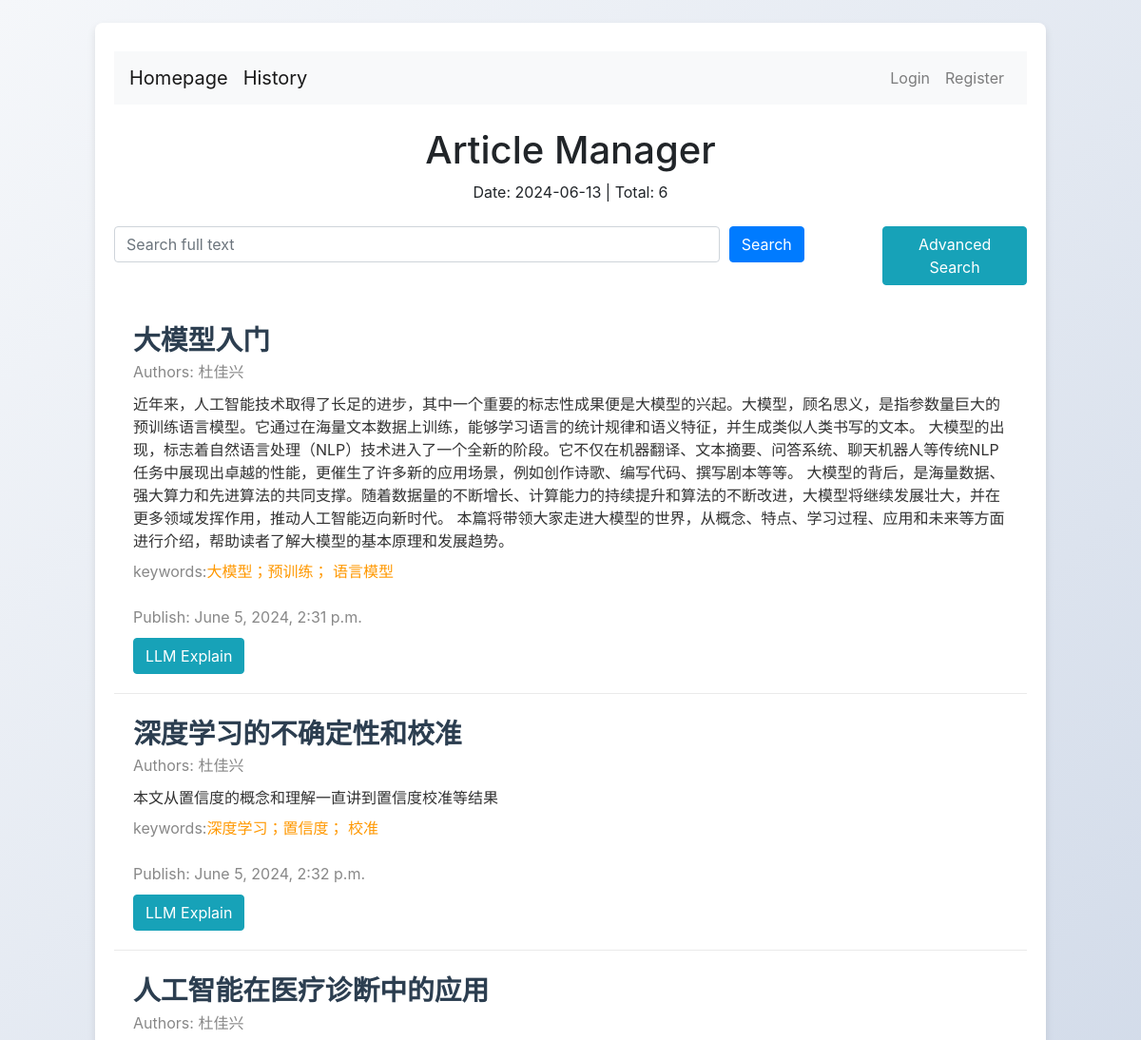
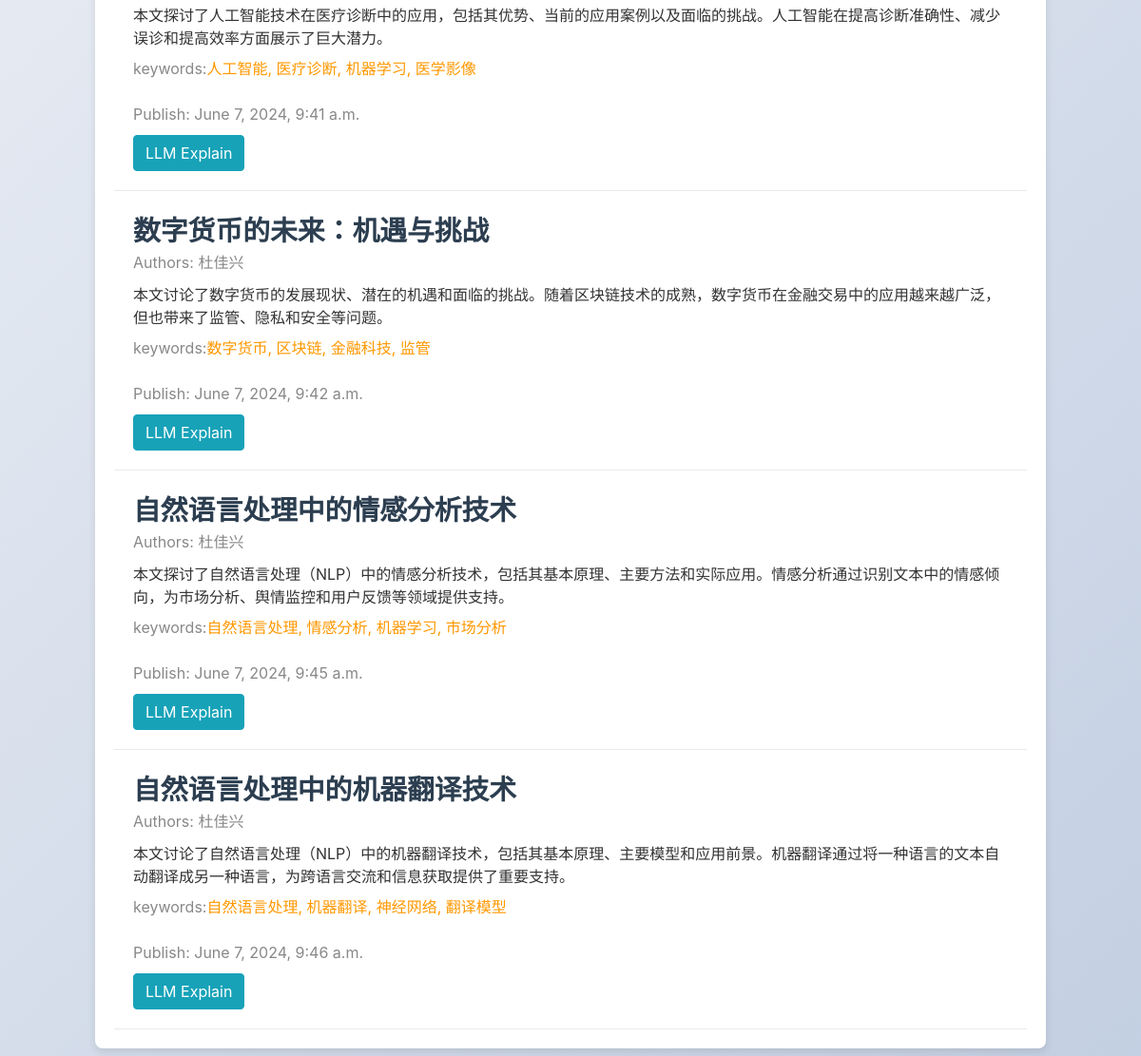
/search/, run on an earlier commit of the app's database (2 pictures, top to bottom).
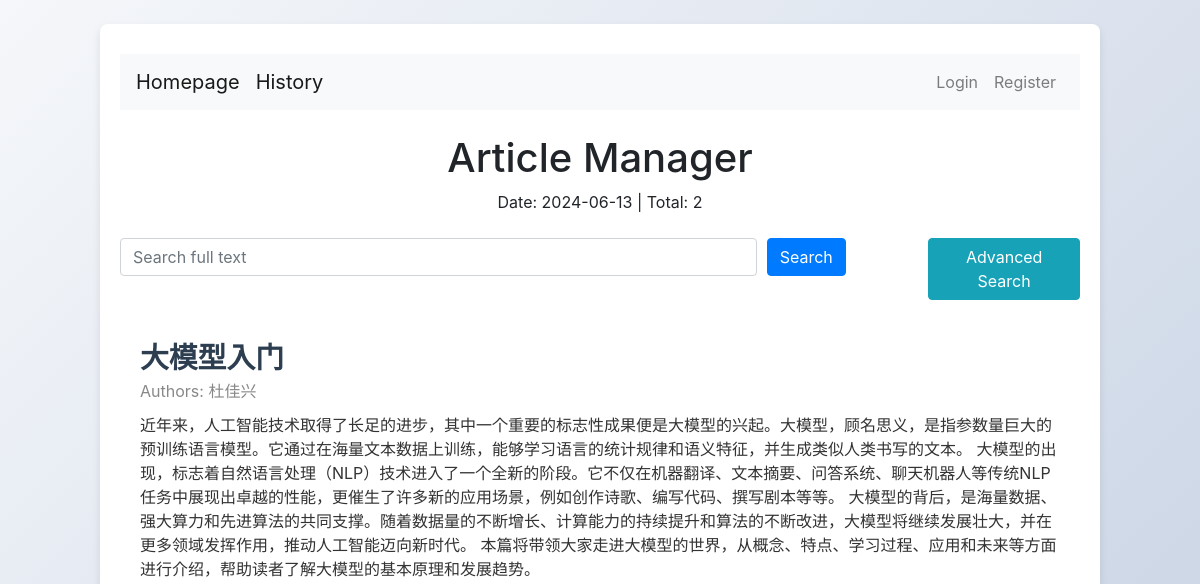
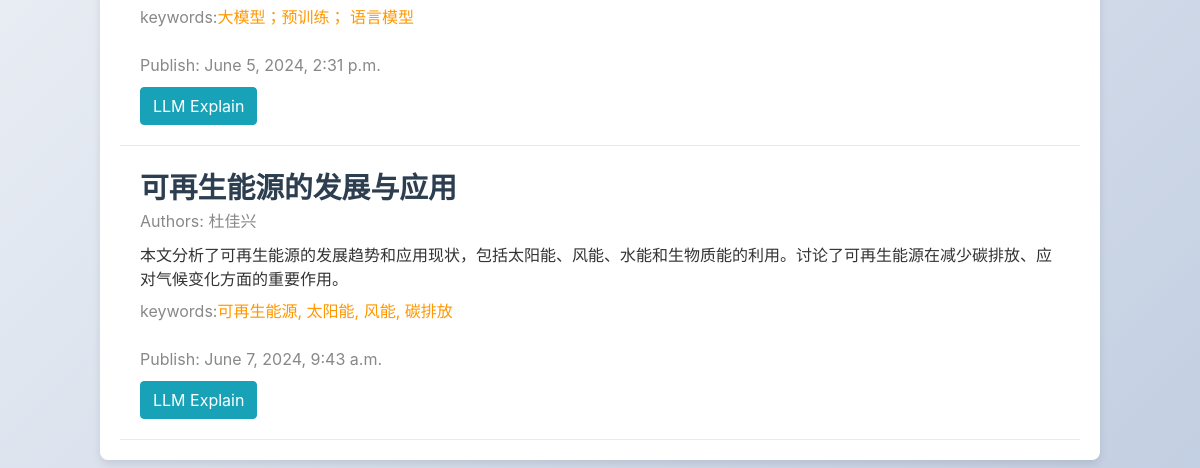
And on a later commit of the database (2 pictures, top to bottom).
### app01/models.py (models this page shows)
class Article(models.Model):
    title = models.CharField(max_length=200)
    author = models.CharField(max_length=200)
    summary = models.TextField()
    keywords = models.CharField(max_length=200)
    publish_time = models.DateTimeField(auto_now_add=True)  # 自动设置为添加时的时间
    content = models.TextField()
    category =  models.ForeignKey(Category, on_delete=models.CASCADE)
    is_shared = models.BooleanField(default=False)  # 新增字段，默认值为 False（非共享状态）
    def __str__(self):
        return self.title

### app01/views.py (the view)
# urls.py: path('search/', views.search, name='search'),
def search(request):
    query = request.GET.get('q', '')
    keyword = request.GET.get('keyword', '')
    title = request.GET.get('title', '')
    category = request.GET.get('category', '')
    date = request.GET.get('date', '')
    current_date = datetime.date.today()
    current_date = current_date.strftime('%Y-%m-%d')
    q_objects = Q()
    if query:
        q_objects |= Q(content__icontains=query) | Q(title__icontains=query) | Q(category__name__icontains=query) \
                     | Q(author__icontains=query) | Q(keywords__icontains=query)
    if keyword:
        q_objects &= Q(content__icontains=keyword)
    if title:
        q_objects &= Q(title__icontains=title)
    if category:
        q_objects &= Q(category__name__icontains=category)
    if date:
        q_objects &= Q(publish_time__date=date)
    articles = Article.objects.filter(q_objects)
    total_articles = 0
    for article in articles:
        if article.is_shared or article.author == request.user.username:
            total_articles += 1
    context = {
        'articles': articles,
        'current_date': current_date,
        'total_articles': total_articles,
    }
    print(context)
    return render(request, 'home.html', context)

### app01/templates/home.html (shortened to what this page needs)
<!DOCTYPE html>
<html lang="en">
<head>
    <link href="https://maxcdn.bootstrapcdn.com/bootstrap/4.5.2/css/bootstrap.min.css" rel="stylesheet">
    <link href="/static/css/home.css?version=1.0.1" rel="stylesheet">
</head>
<body>
<div class="container mt-4">
    <div class="top-buttons">
        <nav class="navbar navbar-expand-lg navbar-light bg-light">
            <a class="navbar-brand" href="{% url 'home' %}">Homepage</a>
            <a href="#" class="navbar-brand">History</a>
            <div class="collapse navbar-collapse" id="navbarNav">
                <ul class="navbar-nav ml-auto">
                    {% if user.is_authenticated %}
                        <li class="nav-item">
                            <a class="nav-link" href="{% url 'personal' %}">Personal</a>
                        </li>
                        <li class="nav-item">
                            <a class="nav-link" href="{% url 'publish' %}">Publish</a>
                        </li>
                        <li class="nav-item">
                            <a class="nav-link" href="{% url 'logout' %}">Logout</a>
                        </li>
                    {% else %}
                        <li class="nav-item">
                            <a class="nav-link" href="{% url 'login' %}">Login</a>
                        </li>
                        <li class="nav-item">
                            <a class="nav-link" href="{% url 'register' %}">Register</a>
                        </li>
                    {% endif %}
                </ul>
            </div>
        </nav>
    </div>
    <div class="text-center my-4">
        <h1>Article Manager</h1>
        <p id="dateTotal">Date: {{ current_date }} | Total: {{ total_articles }}</p>
    </div>
    <form id="searchForm" method="GET" action="{% url 'search' %}">
        <div class="form-row">
            <div class="form-group col-md-8">
                <input type="text" class="form-control" name="q" placeholder="Search full text">
            </div>
            <div class="form-group col-md-2">
                <button type="submit" class="btn btn-primary">Search</button>
            </div>
            <div class="form-group col-md-2">
                <button class="btn btn-info" id="toggleAdvancedSearch" type="button">Advanced Search</button>
            </div>
        </div>
    </form>
    <div class="articles">
        {% for article in articles %}
            {% if article.is_shared or article.author == request.user.username %}
            <div class="article-card">
                <div class="article-title">
                    <a href="{% url 'article_detail' article.id %}">{{ article.title }}</a>
                </div>
                <div class="article-authors">
                    Authors: {{ article.author }}
                </div>
                <div class="article-summary">
                    {{ article.summary }}
                </div>
                <div class="keywords">
                    <p class="article-publish mt-2">keywords:</p>
                    <p class="article-keywords mt-2">{{ article.keywords }}</p>
                </div>
                <div class="article-publish mt-2">
                    Publish: {{ article.publish_time }}
                </div>
                <div class="btn-action">
                    <button class="btn btn-info llm-explain-btn" data-article-id="{{ article.id }}">LLM Explain</button>
                </div>
            </div>
            {% endif %}
        {% endfor %}
    </div>
</div>
</body>
</html>

What changed in the data, as far as the page shows it:
no longer on this page (row edited): Article: title "深度学习的不确定性和校准", author "杜佳兴", summary "本文从置信度的概念和理解一直讲到置信度校准等结果", keywords "深度学习；置信度； 校准", publish_time "June 5, 2024, 2:32 p.m."
no longer on this page (row edited): Article: title "人工智能在医疗诊断中的应用", author "杜佳兴", summary "本文探讨了人工智能技术在医疗诊断中的应用，包括其优势、当前的应用案例以及面临的挑战。人工智能在提高诊断准确性、减少误诊和提高效率方面展示了巨大潜力。", keywords "人工智能, 医疗诊断, 机器学习, 医学影像", publish_time "June 7, 2024, 9:41 a.m."
no longer on this page (row edited): Article: title "数字货币的未来：机遇与挑战", author "杜佳兴", summary "本文讨论了数字货币的发展现状、潜在的机遇和面临的挑战。随着区块链技术的成熟，数字货币在金融交易中的应用越来越广泛，但也带来了监管、隐私和安全等问题。", keywords "数字货币, 区块链, 金融科技, 监管", publish_time "June 7, 2024, 9:42 a.m."
no longer on this page (row edited): Article: title "自然语言处理中的情感分析技术", author "杜佳兴", summary "本文探讨了自然语言处理（NLP）中的情感分析技术，包括其基本原理、主要方法和实际应用。情感分析通过识别文本中的情感倾向，为市场分析、舆情监控和用户反馈等领域提供支持。", keywords "自然语言处理, 情感分析, 机器学习, 市场分析", publish_time "June 7, 2024, 9:45 a.m."
no longer on this page (row edited): Article: title "自然语言处理中的机器翻译技术", author "杜佳兴", summary "本文讨论了自然语言处理（NLP）中的机器翻译技术，包括其基本原理、主要模型和应用前景。机器翻译通过将一种语言的文本自动翻译成另一种语言，为跨语言交流和信息获取提供了重要支持。", keywords "自然语言处理, 机器翻译, 神经网络, 翻译模型", publish_time "June 7, 2024, 9:46 a.m."
now on this page (row edited): Article: title "可再生能源的发展与应用", author "杜佳兴", summary "本文分析了可再生能源的发展趋势和应用现状，包括太阳能、风能、水能和生物质能的利用。讨论了可再生能源在减少碳排放、应对气候变化方面的重要作用。", keywords "可再生能源, 太阳能, 风能, 碳排放", publish_time "June 7, 2024, 9:43 a.m."
Also different on the page:
{{ total_articles }}: "6" → "2"
